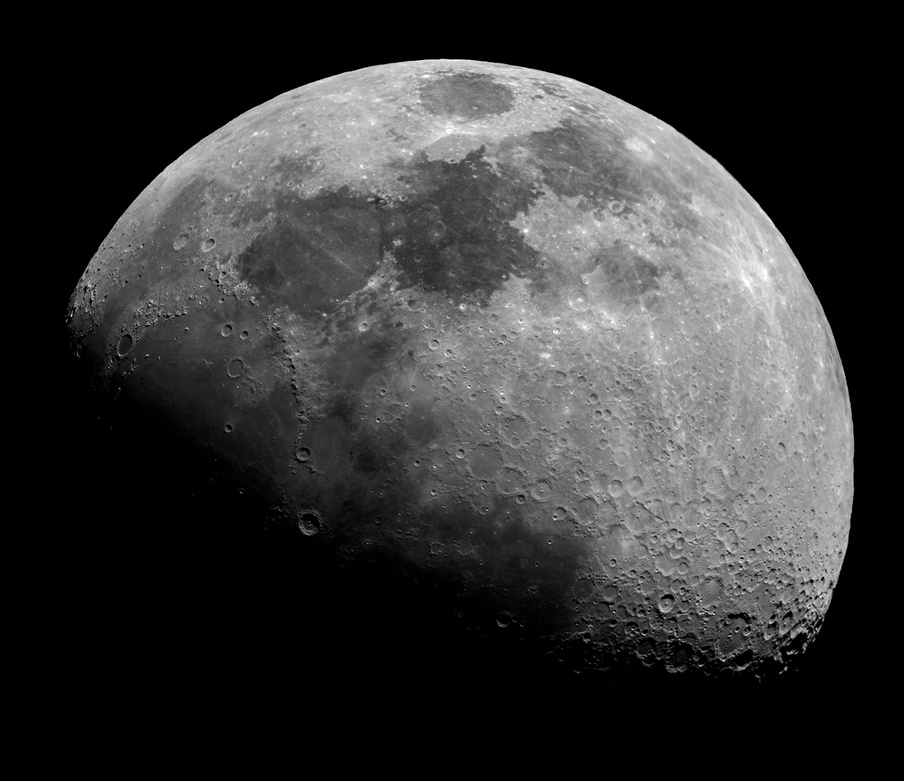
#> input picture images/moon.jpg, 904 x 781 px, shrunk from 1400 x 1209 before the run
$ python prewitt-mask.py
#> lines starting #> are read from the running program, lines starting #| are printed output that depends on the picture
import cv2
import skimage as s
import scipy.ndimage as sc
import numpy as np
from matplotlib import pyplot as plt

# prewitt mask
moon = cv2.imread('../images/moon.jpg', 0)
#> moon is the input picture: shape (781, 904); min 0, max 255, mean 53.4
img = s.img_as_int(moon)
prewittVert = np.array(
  [[-1,0,1],[-1,0,1],[-1,0,1]], dtype='float64'
)
prewittVertOut = s.img_as_ubyte(sc.convolve(img, prewittVert, mode='constant', cval=0.0))
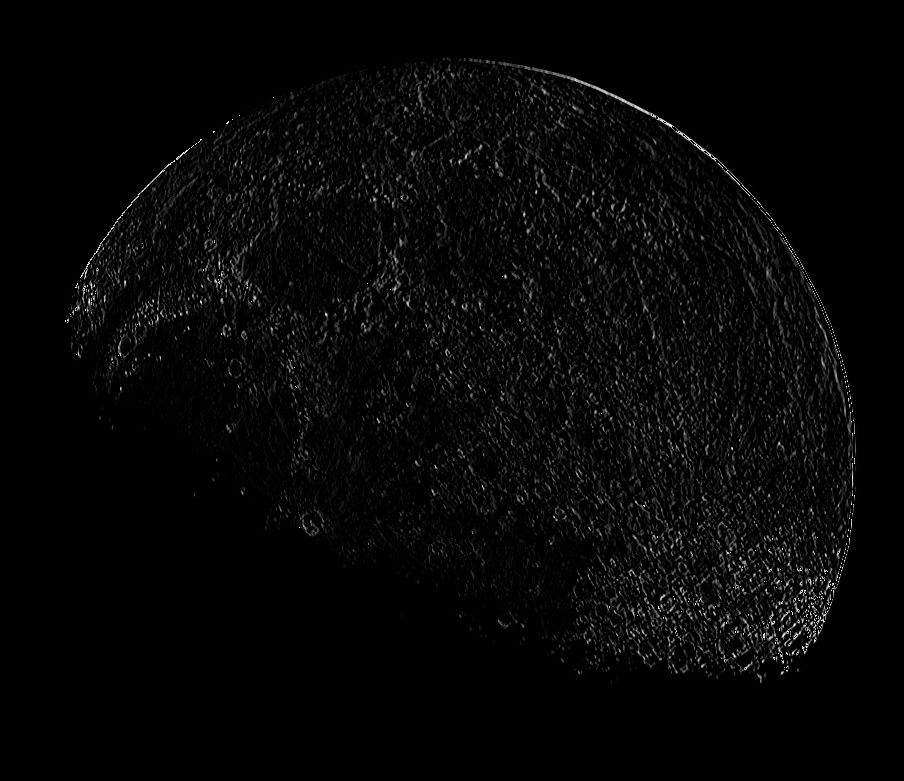
#> prewittVertOut: shape (781, 904); min 0, max 255, mean 6.2
plt.imshow(prewittVertOut, cmap='gray')
plt.show()

$ run again, with images/Mercury.bmp saved as images/moon.jpg
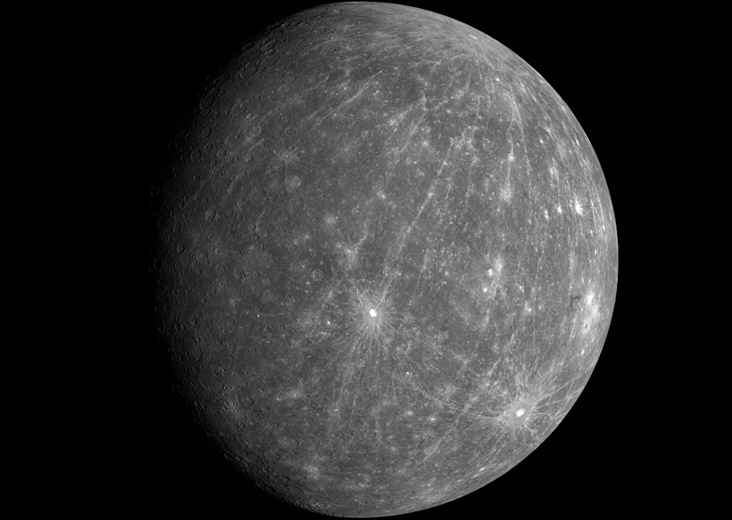
#> input picture images/Mercury.bmp, 732 x 520 px
#> moon is the input picture: shape (520, 732); min 0, max 255, mean 49.1
#> `prewittVertOut = s.img_as_ubyte(sc.convolve(img, prewittVert, mode='co..`:
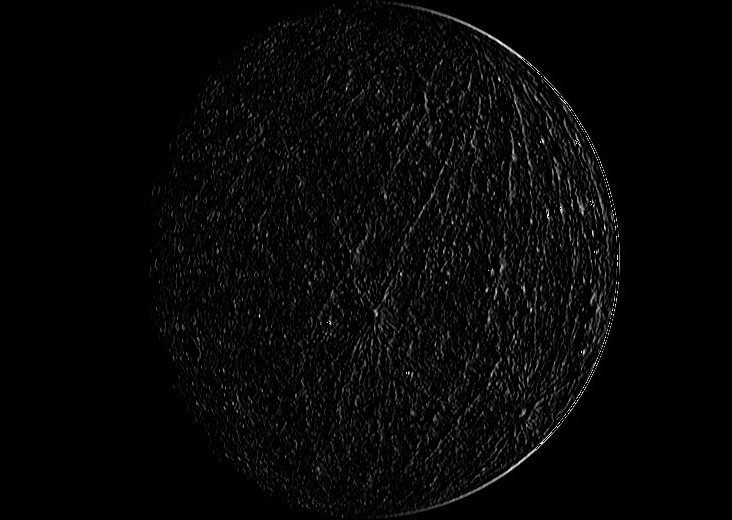
#> prewittVertOut: shape (520, 732); min 0, max 255, mean 6.5

$ run again, with images/girlface.bmp saved as images/moon.jpg
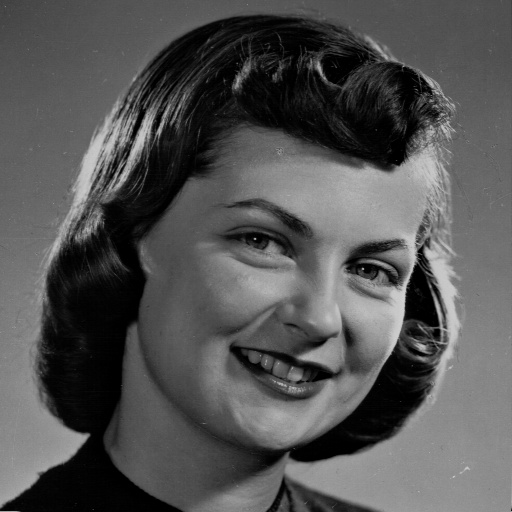
#> input picture images/girlface.bmp, 512 x 512 px
#> moon is the input picture: shape (512, 512); min 0, max 209, mean 83.6
#> `img = s.img_as_int(moon)`:
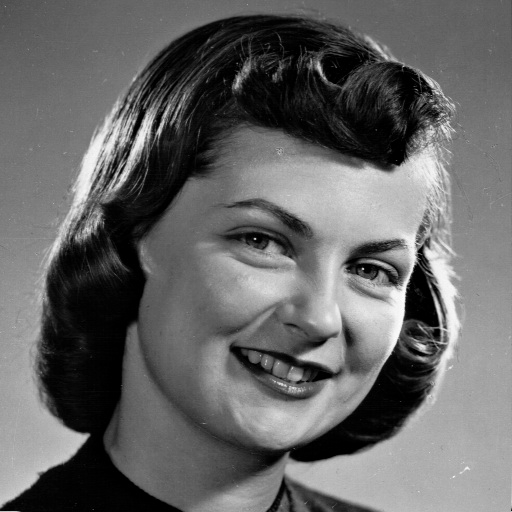
#> img: shape (512, 512) int16; min 0, max 26856, mean 10737.1; drawn with min black and max white
#> `prewittVertOut = s.img_as_ubyte(sc.convolve(img, prewittVert, mode='co..`:
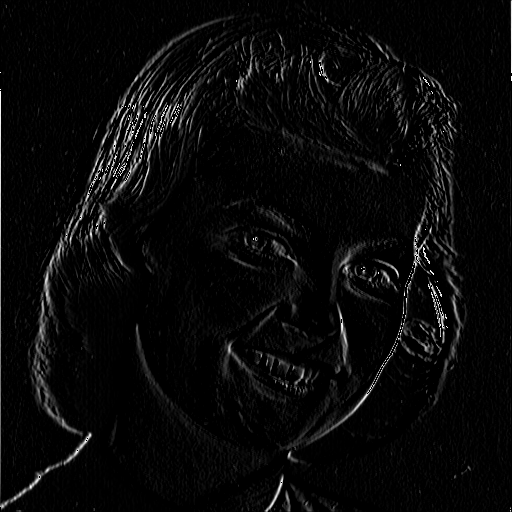
#> prewittVertOut: shape (512, 512); min 0, max 255, mean 9.2

$ run again, with images/houses.bmp saved as images/moon.jpg
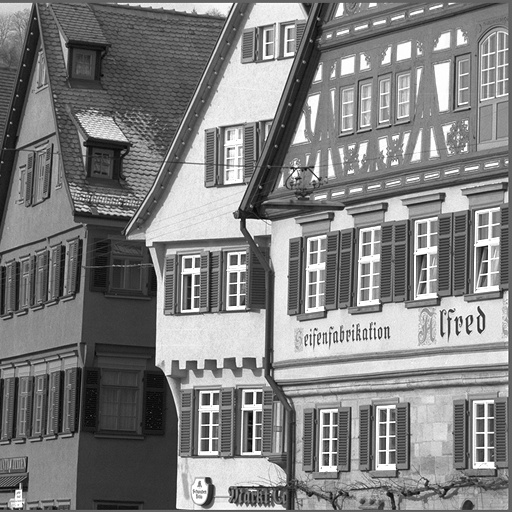
#> input picture images/houses.bmp, 512 x 512 px
#> moon is the input picture: shape (512, 512); min 0, max 255, mean 127.8
#> `prewittVertOut = s.img_as_ubyte(sc.convolve(img, prewittVert, mode='co..`:
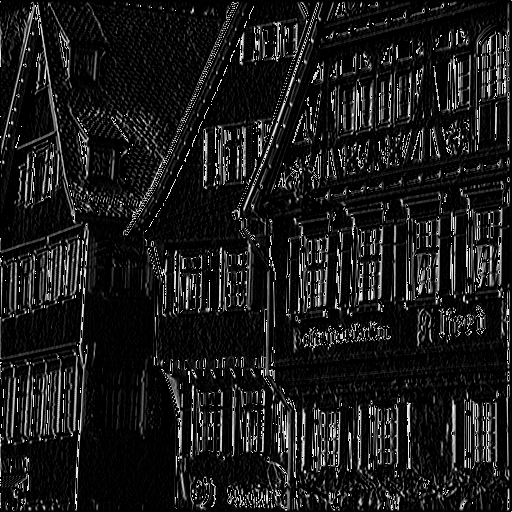
#> prewittVertOut: shape (512, 512); min 0, max 255, mean 26.3
